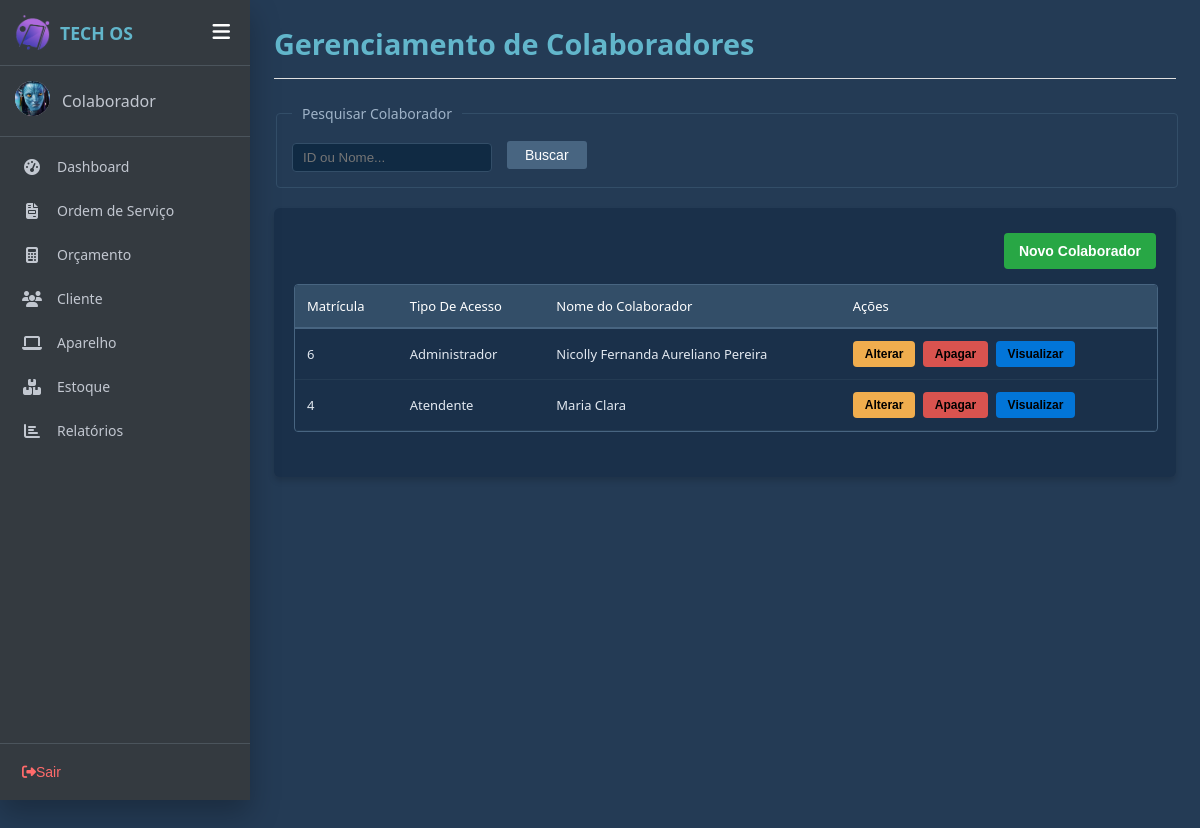
Page /funcionario.php on the earlier database version.
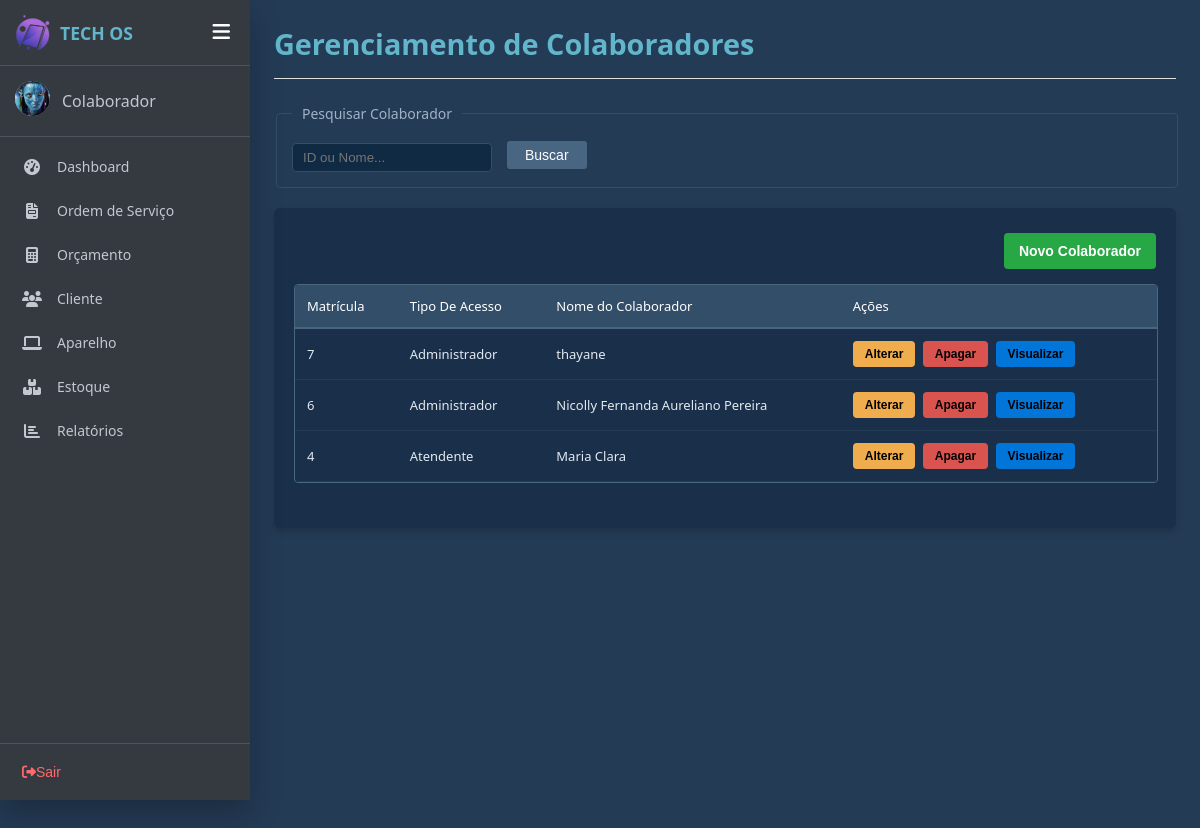
Same page on the later database version.
### tables this page shows
CREATE TABLE `funcionario` (
  `idFuncionario` int(11) NOT NULL COMMENT 'Chave primária de identificação do funcionário',
  `tipoFuncionario` varchar(50) DEFAULT NULL COMMENT 'Cargo, nível de acesso ou perfil do funcionário',
  `nomeFuncionario` varchar(150) NOT NULL COMMENT 'Nome completo do funcionário',
  `cpfFuncionario` varchar(20) DEFAULT NULL COMMENT 'CPF do funcionário',
  `telefoneFuncionario` int(20) NOT NULL,
  `emailFuncionario` varchar(150) DEFAULT NULL COMMENT 'E-mail para contato e comunicação interna',
  `cepFuncionario` int(11) NOT NULL,
  `enderecoFuncionario` varchar(255) DEFAULT NULL COMMENT 'Endereço residencial completo do funcionário',
  `numeroFuncionario` int(11) NOT NULL,
  `complementoFuncionario` varchar(50) NOT NULL,
  `bairroFuncionario` varchar(30) NOT NULL,
  `cidadeFuncionario` varchar(30) NOT NULL,
  `estadoFuncionario` varchar(30) NOT NULL,
  `login` varchar(100) DEFAULT NULL COMMENT 'Nome do usuário utilizado para autentificação no sistema',
  `senha` varchar(255) DEFAULT NULL COMMENT 'Senha de acesso criptografada do funcionário para login no sistema',
  `fotoFuncionario` varchar(225) DEFAULT NULL COMMENT 'Foto do funcionário'
);

### php/funcaoFuncionario.php (the view, shortened to what this page needs)
<?php
    function listaFuncionarios($termoBusca = ""){
        $html = "";
    include("includes/conexao.php");
    $sql = "SELECT idFuncionario, tipoFuncionario, nomeFuncionario, cpfFuncionario, emailFuncionario, telefoneFuncionario, cepFuncionario, enderecoFuncionario, numeroFuncionario, complementoFuncionario, bairroFuncionario, cidadeFuncionario, estadoFuncionario, login, senha from funcionario";
    $sql .= " ORDER BY idFuncionario DESC";
    $result = mysqli_query($conn,$sql);
    if(mysqli_num_rows($result) > 0){
        foreach($result as $coluna){
        $html .= "<tr>
                          <td>".$coluna['idFuncionario']."</td>
                          <td>".$coluna['tipoFuncionario']."</td>
                          <td>".$coluna['nomeFuncionario']."</td>
                          <td>
                            <button class='btn-alterar-tabela btn-alterar' title='Alterar'
                            data-id='".$coluna['idFuncionario']."'
                            data-tipo='".htmlspecialchars($coluna['tipoFuncionario'], ENT_QUOTES)."'
                            data-nome='".htmlspecialchars($coluna['nomeFuncionario'], ENT_QUOTES)."'
                            data-cpf='".htmlspecialchars($coluna['cpfFuncionario'], ENT_QUOTES)."'
                            data-email='".htmlspecialchars($coluna['emailFuncionario'], ENT_QUOTES)."'
                            data-telefone='".htmlspecialchars($coluna['telefoneFuncionario'], ENT_QUOTES)."'
                            data-cep='".htmlspecialchars($coluna['cepFuncionario'], ENT_QUOTES)."'
                            data-endereco='".htmlspecialchars($coluna['enderecoFuncionario'], ENT_QUOTES)."'
                            data-numero='".htmlspecialchars($coluna['numeroFuncionario'], ENT_QUOTES)."'
                            data-complemento='".htmlspecialchars($coluna['complementoFuncionario'], ENT_QUOTES)."'
                            data-bairro='".htmlspecialchars($coluna['bairroFuncionario'], ENT_QUOTES)."'
                            data-cidade='".htmlspecialchars($coluna['cidadeFuncionario'], ENT_QUOTES)."'
                            data-estado='".htmlspecialchars($coluna['estadoFuncionario'], ENT_QUOTES)."'
                            data-login='".htmlspecialchars($coluna['login'], ENT_QUOTES)."'
                            data-senha='".htmlspecialchars($coluna['senha'], ENT_QUOTES)."'
                            >
                            Alterar
                            </button>
                            <button class='btn-apagar-tabela btn-apagar' title='Apagar'
                            data-id='".$coluna['idFuncionario']."'
                            >
                            Apagar
                            </button>
                            <button class='btn-visualizar-tabela btn-visualizar' title='Visualizar'
                            data-id='".$coluna['idFuncionario']."'
                            data-tipo='".htmlspecialchars($coluna['tipoFuncionario'], ENT_QUOTES)."'
                            data-nome='".htmlspecialchars($coluna['nomeFuncionario'], ENT_QUOTES)."'
                            data-cpf='".htmlspecialchars($coluna['cpfFuncionario'], ENT_QUOTES)."'
                            data-email='".htmlspecialchars($coluna['emailFuncionario'], ENT_QUOTES)."'
                            data-telefone='".htmlspecialchars($coluna['telefoneFuncionario'], ENT_QUOTES)."'
                            data-cep='".htmlspecialchars($coluna['cepFuncionario'], ENT_QUOTES)."'
                            data-endereco='".htmlspecialchars($coluna['enderecoFuncionario'], ENT_QUOTES)."'
                            data-numero='".htmlspecialchars($coluna['numeroFuncionario'], ENT_QUOTES)."'
                            data-complemento='".htmlspecialchars($coluna['complementoFuncionario'], ENT_QUOTES)."'
                            data-bairro='".htmlspecialchars($coluna['bairroFuncionario'], ENT_QUOTES)."'
                            data-cidade='".htmlspecialchars($coluna['cidadeFuncionario'], ENT_QUOTES)."'
                            data-estado='".htmlspecialchars($coluna['estadoFuncionario'], ENT_QUOTES)."'
                            data-login='".htmlspecialchars($coluna['login'], ENT_QUOTES)."'
                            data-senha='".htmlspecialchars($coluna['senha'], ENT_QUOTES)."'
                            >Visualizar</button>
                            </td>
                     </tr>";
        }
    }
        return $html;
    }
    ?>

Differences in the rows shown:
added funcionario: idFuncionario "7", tipoFuncionario "Administrador", nomeFuncionario "thayane"
